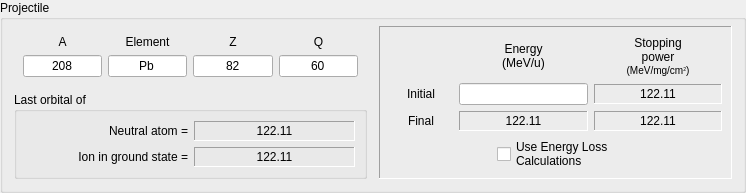
         <widget class="QGroupBox" name="gB_Projectile">
          <property name="sizePolicy">
           <sizepolicy hsizetype="Preferred" vsizetype="Preferred">
            <horstretch>0</horstretch>
            <verstretch>0</verstretch>
           </sizepolicy>
          </property>
          <property name="title">
           <string>Projectile</string>
          </property>
          <layout class="QGridLayout" name="gridLayout_7" columnstretch="1,1">
           <property name="topMargin">
            <number>6</number>
           </property>
           <property name="horizontalSpacing">
            <number>12</number>
           </property>
           <item row="0" column="0">
            <widget class="QFrame" name="frame3">
             <property name="frameShape">
              <enum>QFrame::NoFrame</enum>
             </property>
             <property name="frameShadow">
              <enum>QFrame::Sunken</enum>
             </property>
             <layout class="QGridLayout" name="gridLayout_6">
              <item row="0" column="0">
               <widget class="QLabel" name="label44">
                <property name="text">
                 <string>A</string>
                </property>
                <property name="alignment">
                 <set>Qt::AlignCenter</set>
                </property>
               </widget>
              </item>
              <item row="0" column="1">
               <widget class="QLabel" name="label6">
                <property name="minimumSize">
                 <size>
                  <width>55</width>
                  <height>0</height>
                 </size>
                </property>
                <property name="text">
                 <string>Element</string>
                </property>
                <property name="alignment">
                 <set>Qt::AlignCenter</set>
                </property>
               </widget>
              </item>
              <item row="0" column="2">
               <widget class="QLabel" name="label2">
                <property name="text">
                 <string>Z</string>
                </property>
                <property name="alignment">
                 <set>Qt::AlignCenter</set>
                </property>
               </widget>
              </item>
              <item row="0" column="3">
               <widget class="QLabel" name="label7">
                <property name="text">
                 <string>Q</string>
                </property>
                <property name="alignment">
                 <set>Qt::AlignCenter</set>
                </property>
               </widget>
              </item>
              <item row="1" column="0">
               <widget class="QLineEdit" name="edit_BeamA">
                <property name="sizePolicy">
                 <sizepolicy hsizetype="Preferred" vsizetype="Fixed">
                  <horstretch>0</horstretch>
                  <verstretch>0</verstretch>
                 </sizepolicy>
                </property>
                <property name="minimumSize">
                 <size>
                  <width>40</width>
                  <height>20</height>
                 </size>
                </property>
                <property name="inputMask">
                 <string>999</string>
                </property>
                <property name="text">
                 <string>208</string>
                </property>
                <property name="alignment">
                 <set>Qt::AlignCenter</set>
                </property>
               </widget>
              </item>
              <item row="1" column="1">
               <widget class="QLineEdit" name="edit_BeamEl">
                <property name="sizePolicy">
                 <sizepolicy hsizetype="Preferred" vsizetype="Fixed">
                  <horstretch>0</horstretch>
                  <verstretch>0</verstretch>
                 </sizepolicy>
                </property>
                <property name="minimumSize">
                 <size>
                  <width>45</width>
                  <height>20</height>
                 </size>
                </property>
                <property name="text">
                 <string>Pb</string>
                </property>
                <property name="alignment">
                 <set>Qt::AlignCenter</set>
                </property>
               </widget>
              </item>
              <item row="1" column="2">
               <widget class="QLineEdit" name="edit_BeamZ">
                <property name="sizePolicy">
                 <sizepolicy hsizetype="Preferred" vsizetype="Fixed">
                  <horstretch>0</horstretch>
                  <verstretch>0</verstretch>
                 </sizepolicy>
                </property>
                <property name="minimumSize">
                 <size>
                  <width>40</width>
                  <height>20</height>
                 </size>
                </property>
                <property name="inputMask">
                 <string>99</string>
                </property>
                <property name="text">
                 <string>82</string>
                </property>
                <property name="alignment">
                 <set>Qt::AlignCenter</set>
                </property>
               </widget>
              </item>
              <item row="1" column="3">
               <widget class="QLineEdit" name="edit_BeamQ">
                <property name="sizePolicy">
                 <sizepolicy hsizetype="Preferred" vsizetype="Fixed">
                  <horstretch>0</horstretch>
                  <verstretch>0</verstretch>
                 </sizepolicy>
                </property>
                <property name="minimumSize">
                 <size>
                  <width>40</width>
                  <height>20</height>
                 </size>
                </property>
                <property name="inputMask">
                 <string>99</string>
                </property>
                <property name="text">
                 <string>60</string>
                </property>
                <property name="alignment">
                 <set>Qt::AlignCenter</set>
                </property>
               </widget>
              </item>
             </layout>
            </widget>
           </item>
           <item row="0" column="1" rowspan="2">
            <widget class="QFrame" name="frame4">
             <property name="frameShape">
              <enum>QFrame::Panel</enum>
             </property>
             <property name="frameShadow">
              <enum>QFrame::Sunken</enum>
             </property>
             <layout class="QGridLayout" name="gridLayout_5" columnstretch="1,2,2">
              <property name="bottomMargin">
               <number>7</number>
              </property>
              <item row="0" column="1">
               <widget class="QLabel" name="label_E_stat">
                <property name="sizePolicy">
                 <sizepolicy hsizetype="Preferred" vsizetype="Fixed">
                  <horstretch>0</horstretch>
                  <verstretch>0</verstretch>
                 </sizepolicy>
                </property>
                <property name="text">
                 <string>Energy
(MeV/u)</string>
                </property>
                <property name="alignment">
                 <set>Qt::AlignCenter</set>
                </property>
               </widget>
              </item>
              <item row="0" column="2">
               <widget class="QLabel" name="label_Stopping_stat">
                <property name="sizePolicy">
                 <sizepolicy hsizetype="Preferred" vsizetype="Fixed">
                  <horstretch>0</horstretch>
                  <verstretch>0</verstretch>
                 </sizepolicy>
                </property>
                <property name="text">
                 <string>Stopping&lt;br&gt;power&lt;br&gt;&lt;font size=-1&gt;(MeV/mg/cm&lt;sup&gt;2&lt;/sup&gt;)&lt;/font&gt;</string>
                </property>
                <property name="alignment">
                 <set>Qt::AlignCenter</set>
                </property>
               </widget>
              </item>
              <item row="1" column="0">
               <widget class="QLabel" name="label_Ei_stat">
                <property name="text">
                 <string>Initial</string>
                </property>
                <property name="alignment">
                 <set>Qt::AlignCenter</set>
                </property>
               </widget>
              </item>
              <item row="1" column="1">
               <widget class="QLineEdit" name="edit_Energy">
                <property name="sizePolicy">
                 <sizepolicy hsizetype="Preferred" vsizetype="Fixed">
                  <horstretch>0</horstretch>
                  <verstretch>0</verstretch>
                 </sizepolicy>
                </property>
                <property name="minimumSize">
                 <size>
                  <width>70</width>
                  <height>20</height>
                 </size>
                </property>
                <property name="alignment">
                 <set>Qt::AlignCenter</set>
                </property>
               </widget>
              </item>
              <item row="1" column="2">
               <widget class="QLabel" name="label_Sinit">
                <property name="sizePolicy">
                 <sizepolicy hsizetype="Preferred" vsizetype="Fixed">
                  <horstretch>0</horstretch>
                  <verstretch>0</verstretch>
                 </sizepolicy>
                </property>
                <property name="minimumSize">
                 <size>
                  <width>70</width>
                  <height>20</height>
                 </size>
                </property>
                <property name="frameShape">
                 <enum>QFrame::Panel</enum>
                </property>
                <property name="frameShadow">
                 <enum>QFrame::Sunken</enum>
                </property>
                <property name="text">
                 <string>122.11</string>
                </property>
                <property name="alignment">
                 <set>Qt::AlignCenter</set>
                </property>
               </widget>
              </item>
              <item row="2" column="0">
               <widget class="QLabel" name="label_Ef_stat">
                <property name="text">
                 <string>Final</string>
                </property>
                <property name="alignment">
                 <set>Qt::AlignCenter</set>
                </property>
               </widget>
              </item>
              <item row="2" column="1">
               <widget class="QLabel" name="label_EnergyFinal">
                <property name="sizePolicy">
                 <sizepolicy hsizetype="Preferred" vsizetype="Fixed">
                  <horstretch>0</horstretch>
                  <verstretch>0</verstretch>
                 </sizepolicy>
                </property>
                <property name="minimumSize">
                 <size>
                  <width>70</width>
                  <height>20</height>
                 </size>
                </property>
                <property name="frameShape">
                 <enum>QFrame::Panel</enum>
                </property>
                <property name="frameShadow">
                 <enum>QFrame::Sunken</enum>
                </property>
                <property name="text">
                 <string>122.11</string>
                </property>
                <property name="alignment">
                 <set>Qt::AlignCenter</set>
                </property>
               </widget>
              </item>
              <item row="2" column="2">
               <widget class="QLabel" name="label_Sfinal">
                <property name="sizePolicy">
                 <sizepolicy hsizetype="Preferred" vsizetype="Fixed">
                  <horstretch>0</horstretch>
                  <verstretch>0</verstretch>
                 </sizepolicy>
                </property>
                <property name="minimumSize">
                 <size>
                  <width>70</width>
                  <height>20</height>
                 </size>
                </property>
                <property name="frameShape">
                 <enum>QFrame::Panel</enum>
                </property>
                <property name="frameShadow">
                 <enum>QFrame::Sunken</enum>
                </property>
                <property name="text">
                 <string>122.11</string>
                </property>
                <property name="alignment">
                 <set>Qt::AlignCenter</set>
                </property>
               </widget>
              </item>
              <item row="3" column="0" colspan="3" alignment="Qt::AlignHCenter">
               <widget class="QCheckBox" name="check_EnergyLoss">
                <property name="sizePolicy">
                 <sizepolicy hsizetype="Preferred" vsizetype="Fixed">
                  <horstretch>0</horstretch>
                  <verstretch>0</verstretch>
                 </sizepolicy>
                </property>
                <property name="text">
                 <string>Use Energy Loss
Calculations</string>
                </property>
               </widget>
              </item>
             </layout>
            </widget>
           </item>
           <item row="1" column="0">
            <widget class="QGroupBox" name="gB_1">
             <property name="title">
              <string>Last orbital of</string>
             </property>
             <layout class="QGridLayout" name="gridLayout_8">
              <item row="0" column="0">
               <widget class="QLabel" name="label32">
                <property name="text">
                 <string>Neutral atom =</string>
                </property>
                <property name="alignment">
                 <set>Qt::AlignRight|Qt::AlignTrailing|Qt::AlignVCenter</set>
                </property>
               </widget>
              </item>
              <item row="0" column="1">
               <widget class="QLabel" name="label_Zorbital">
                <property name="sizePolicy">
                 <sizepolicy hsizetype="Preferred" vsizetype="Fixed">
                  <horstretch>0</horstretch>
                  <verstretch>0</verstretch>
                 </sizepolicy>
                </property>
                <property name="minimumSize">
                 <size>
                  <width>60</width>
                  <height>20</height>
                 </size>
                </property>
                <property name="frameShape">
                 <enum>QFrame::Panel</enum>
                </property>
                <property name="frameShadow">
                 <enum>QFrame::Sunken</enum>
                </property>
                <property name="text">
                 <string>122.11</string>
                </property>
                <property name="alignment">
                 <set>Qt::AlignCenter</set>
                </property>
               </widget>
              </item>
              <item row="1" column="0">
               <widget class="QLabel" name="label33">
                <property name="text">
                 <string>Ion in ground state =</string>
                </property>
                <property name="alignment">
                 <set>Qt::AlignRight|Qt::AlignTrailing|Qt::AlignVCenter</set>
                </property>
               </widget>
              </item>
              <item row="1" column="1">
               <widget class="QLabel" name="label_Qorbital">
                <property name="sizePolicy">
                 <sizepolicy hsizetype="Preferred" vsizetype="Fixed">
                  <horstretch>0</horstretch>
                  <verstretch>0</verstretch>
                 </sizepolicy>
                </property>
                <property name="minimumSize">
                 <size>
                  <width>60</width>
                  <height>20</height>
                 </size>
                </property>
                <property name="frameShape">
                 <enum>QFrame::Panel</enum>
                </property>
                <property name="frameShadow">
                 <enum>QFrame::Sunken</enum>
                </property>
                <property name="text">
                 <string>122.11</string>
                </property>
                <property name="alignment">
                 <set>Qt::AlignCenter</set>
                </property>
               </widget>
              </item>
             </layout>
            </widget>
           </item>
          </layout>
         </widget>
